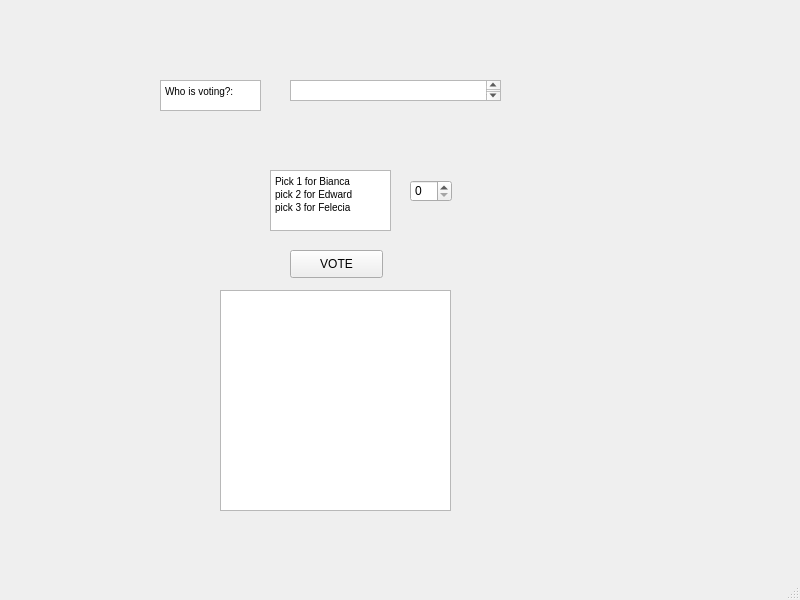
<?xml version="1.0" encoding="UTF-8"?>
<ui version="4.0">
 <class>MainWindow</class>
 <widget class="QMainWindow" name="MainWindow">
  <property name="geometry">
   <rect>
    <x>0</x>
    <y>0</y>
    <width>800</width>
    <height>600</height>
   </rect>
  </property>
  <property name="windowTitle">
   <string>MainWindow</string>
  </property>
  <widget class="QWidget" name="centralwidget">
   <widget class="QPushButton" name="voteButton">
    <property name="geometry">
     <rect>
      <x>290</x>
      <y>250</y>
      <width>93</width>
      <height>28</height>
     </rect>
    </property>
    <property name="text">
     <string>VOTE</string>
    </property>
   </widget>
   <widget class="QTextEdit" name="votinglabel">
    <property name="geometry">
     <rect>
      <x>160</x>
      <y>80</y>
      <width>101</width>
      <height>31</height>
     </rect>
    </property>
    <property name="html">
     <string>&lt;!DOCTYPE HTML PUBLIC &quot;-//W3C//DTD HTML 4.0//EN&quot; &quot;http://www.w3.org/TR/REC-html40/strict.dtd&quot;&gt;
&lt;html&gt;&lt;head&gt;&lt;meta name=&quot;qrichtext&quot; content=&quot;1&quot; /&gt;&lt;style type=&quot;text/css&quot;&gt;
p, li { white-space: pre-wrap; }
&lt;/style&gt;&lt;/head&gt;&lt;body style=&quot; font-family:'MS Shell Dlg 2'; font-size:7.8pt; font-weight:400; font-style:normal;&quot;&gt;
&lt;p style=&quot; margin-top:0px; margin-bottom:0px; margin-left:0px; margin-right:0px; -qt-block-indent:0; text-indent:0px;&quot;&gt;Who is voting?: &lt;/p&gt;&lt;/body&gt;&lt;/html&gt;</string>
    </property>
   </widget>
   <widget class="QPlainTextEdit" name="voterNameInput">
    <property name="geometry">
     <rect>
      <x>290</x>
      <y>80</y>
      <width>211</width>
      <height>21</height>
     </rect>
    </property>
   </widget>
   <widget class="QSpinBox" name="numberWhoVoting">
    <property name="geometry">
     <rect>
      <x>410</x>
      <y>180</y>
      <width>42</width>
      <height>22</height>
     </rect>
    </property>
   </widget>
   <widget class="QTextEdit" name="whoToVoteFor">
    <property name="geometry">
     <rect>
      <x>270</x>
      <y>170</y>
      <width>121</width>
      <height>61</height>
     </rect>
    </property>
    <property name="html">
     <string>&lt;!DOCTYPE HTML PUBLIC &quot;-//W3C//DTD HTML 4.0//EN&quot; &quot;http://www.w3.org/TR/REC-html40/strict.dtd&quot;&gt;
&lt;html&gt;&lt;head&gt;&lt;meta name=&quot;qrichtext&quot; content=&quot;1&quot; /&gt;&lt;style type=&quot;text/css&quot;&gt;
p, li { white-space: pre-wrap; }
&lt;/style&gt;&lt;/head&gt;&lt;body style=&quot; font-family:'MS Shell Dlg 2'; font-size:7.8pt; font-weight:400; font-style:normal;&quot;&gt;
&lt;p style=&quot; margin-top:0px; margin-bottom:0px; margin-left:0px; margin-right:0px; -qt-block-indent:0; text-indent:0px;&quot;&gt;Pick 1 for Bianca&lt;/p&gt;
&lt;p style=&quot; margin-top:0px; margin-bottom:0px; margin-left:0px; margin-right:0px; -qt-block-indent:0; text-indent:0px;&quot;&gt;pick 2 for Edward&lt;/p&gt;
&lt;p style=&quot; margin-top:0px; margin-bottom:0px; margin-left:0px; margin-right:0px; -qt-block-indent:0; text-indent:0px;&quot;&gt;pick 3 for Felecia&lt;/p&gt;&lt;/body&gt;&lt;/html&gt;</string>
    </property>
   </widget>
   <widget class="QPlainTextEdit" name="resultsSheet">
    <property name="geometry">
     <rect>
      <x>220</x>
      <y>290</y>
      <width>231</width>
      <height>221</height>
     </rect>
    </property>
   </widget>
  </widget>
  <widget class="QMenuBar" name="menubar">
   <property name="geometry">
    <rect>
     <x>0</x>
     <y>0</y>
     <width>800</width>
     <height>26</height>
    </rect>
   </property>
  </widget>
  <widget class="QStatusBar" name="statusbar"/>
 </widget>
 <resources/>
 <connections/>
</ui>
